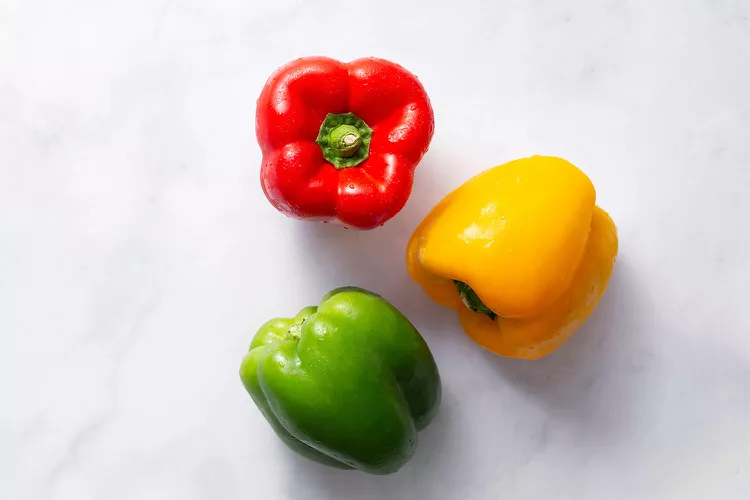
#> input picture Digital_Image _Processing_Anonmous/Experiment1/Task123/Task1/peppers.jpg, 750 x 500 px
$ python code.py
#> lines starting #> are read from the running program, lines starting #| are printed output that depends on the picture
import cv2
import numpy as np
import matplotlib.pyplot as plt

image = cv2.imread('peppers.jpg')
#> image is the input picture: shape (500, 750, 3); mean B, G, R 179.3, 193.4, 210

def pltImageShow(image1, name1, image2, name2):
    plt.figure(figsize=(12, 6))
    plt.subplot(1, 2, 1)
    plt.imshow(cv2.cvtColor(image1, cv2.COLOR_BGR2RGB))
    plt.title(name1)
    plt.axis('off')
    plt.subplot(1, 2, 2)
    plt.imshow(cv2.cvtColor(image2, cv2.COLOR_BGR2RGB))
    plt.title(name2)
    plt.axis('off')
    plt.tight_layout()
    plt.show()


# Task1

swapped_image = image.copy()
swapped_image[:, :, 2] = image[:, :, 1]  # 将绿色通道复制到蓝色通道
swapped_image[:, :, 1] = image[:, :, 2]  # 将红色通道复制到绿色通道

# 显示原图和处理后的图像
pltImageShow(image, 'Original Image', swapped_image, 'Swapped Red-Green Channels')

# Task2

gray_image = cv2.cvtColor(image, cv2.COLOR_BGR2GRAY)
pltImageShow(image,'Original Image',gray_image,'Gray Image')


# task3

# 图像旋转函数
def rotate_image(image, angle, interpolation=cv2.INTER_LINEAR):
#> called with angle = 30, interpolation = 0
    h, w = image.shape
#> h = 500; w = 750
    # 计算旋转中心
    center = (w // 2, h // 2)
#> center = (375, 250)
    # 获取旋转矩阵
    M = cv2.getRotationMatrix2D(center, angle, 1.0)
    # 应用仿射变换
    rotated_image = cv2.warpAffine(image, M, (w, h), flags=cv2.INTER_LINEAR, borderMode=cv2.BORDER_CONSTANT)
    return rotated_image

# 图像放大函数
def resize_image(image, scale_factor, interpolation=cv2.INTER_LINEAR):
#> called with scale_factor = 1.5, interpolation = 2
    h, w = image.shape
#> h = 500; w = 750
    # 计算新的图像尺寸
    new_h = int(h * scale_factor)
#> new_h = 750
    new_w = int(w * scale_factor)
#> new_w = 1125
    # 使用指定的插值方法进行图像放大
    resized_image = cv2.resize(image, (new_w, new_h), interpolation=interpolation)
    return resized_image

# 旋转灰度图像并显示
angle = 30
rotated_gray_image = rotate_image(gray_image, angle, interpolation=cv2.INTER_NEAREST)
plt.imshow(rotated_gray_image, cmap='gray')
plt.title(f'Rotated (Angle={angle}°, Interpolation=Nearest Neighbor)')
plt.axis('off')
plt.show()

# 缩放灰度图像并显示
scale_factor = 1.5
resized_gray_image = resize_image(gray_image, scale_factor, interpolation=cv2.INTER_CUBIC)
plt.imshow(resized_gray_image, cmap='gray')
plt.title(f'Resized (Scale Factor={scale_factor}, Interpolation=Cubic)')
plt.axis('off')
plt.show()


# Task4

# 读取图像1和图像2
image1 = cv2.imread('peppers.jpg')
image2 = cv2.imread('lotus.jpg')
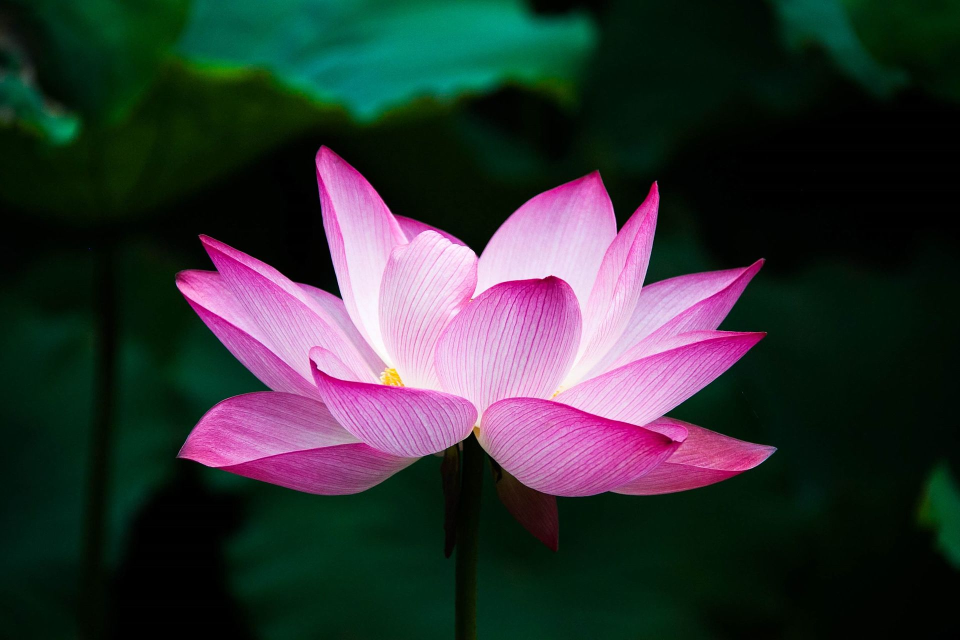
#> input picture Digital_Image _Processing_Anonmous/Experiment1/Task123/Task1/lotus.jpg, 1920 x 1280 px (shown at 1/2 size)
#> image2 is the input picture: shape (1280, 1920, 3); mean B, G, R 53, 51.6, 48.1

# 确保两幅图像具有相同的尺寸
h, w, _ = image1.shape
#> h = 500; w = 750
image2 = cv2.resize(image2, (w, h))
#> image2: shape (500, 750, 3)

# 图像拼接（横向）
concatenated_image = np.concatenate((image1, image2), axis=1)

# 图像加法（按通道）
added_image = cv2.add(image1, image2)

# 图像减法（按通道）
subtracted_image = cv2.subtract(image1, image2)

# 图像乘法（按通道）
multiplied_image = cv2.multiply(image1, image2)

# 图像除法（按通道）
# 避免溢出
image1_float = image1.astype(np.float32)
image2_float = image2.astype(np.float32)
divided_image = cv2.divide(image1_float, image2_float + np.finfo(float).eps)  # 避免除以0

# 显示结果
plt.figure(figsize=(16, 12))

plt.subplot(2, 3, 1)
plt.imshow(cv2.cvtColor(image1, cv2.COLOR_BGR2RGB))
plt.title('Image 1')
plt.axis('off')

plt.subplot(2, 3, 2)
plt.imshow(cv2.cvtColor(image2, cv2.COLOR_BGR2RGB))
plt.title('Image 2')
plt.axis('off')

plt.subplot(2, 3, 3)
plt.imshow(cv2.cvtColor(concatenated_image, cv2.COLOR_BGR2RGB))
plt.title('Concatenated Images')
plt.axis('off')

plt.subplot(2, 3, 4)
plt.imshow(cv2.cvtColor(added_image, cv2.COLOR_BGR2RGB))
plt.title('Added Images')
plt.axis('off')

plt.subplot(2, 3, 5)
plt.imshow(cv2.cvtColor(subtracted_image, cv2.COLOR_BGR2RGB))
plt.title('Subtracted Images')
plt.axis('off')

plt.subplot(2, 3, 6)
plt.imshow(cv2.cvtColor(multiplied_image, cv2.COLOR_BGR2RGB))
plt.title('Multiplied Images')
plt.axis('off')

plt.tight_layout()
plt.show()


# Task 6

def rgb_to_hsi(rgb_image):
    # 将 RGB 图像转换为浮点数类型
    rgb_image = rgb_image.astype(np.float32) / 255.0

    # 提取 RGB 通道
    r, g, b = rgb_image[:, :, 0], rgb_image[:, :, 1], rgb_image[:, :, 2]

    # 计算强度（Intensity）
    intensity = (r + g + b) / 3.0

    # 计算饱和度（Saturation）
    min_val = np.minimum.reduce([r, g, b])
    saturation = 1 - min_val / intensity
    saturation = np.nan_to_num(saturation)  # 处理除以零产生的 NaN

    # 计算色相（Hue）
    numerator = 0.5 * ((r - g) + (r - b))
    denominator = np.sqrt((r - g) ** 2 + (r - b) * (g - b))
    hue = np.arccos(np.clip(numerator / denominator, -1, 1))

    # 根据 B 分量大于 G 分量的情况调整色相值
    hue[b > g] = 2 * np.pi - hue[b > g]

    # 将强度、饱和度和色相值限制在合适的范围内
    intensity = np.clip(intensity, 0, 1)
    saturation = np.clip(saturation, 0, 1)
    hue = np.clip(hue / (2 * np.pi), 0, 1)

    # 将 HSI 通道合并为一个图像
    hsi_image = np.stack([hue, saturation, intensity], axis=-1)
#> hsi_image: shape (500, 750, 3) float32; 0.32% of the values are NaN or infinite; the others: min 0, max 1, mean 0.565
#> `hsi_image[:, :, 0] += 0.1`: hsi_image: shape (500, 750, 3) float32; 0.32% of the values are NaN or infinite; the others: min 0, max 1.09, mean 0.598
#> `hsi_image[:, :, 1] *= 1.5`: hsi_image: shape (500, 750, 3) float32; 0.32% of the values are NaN or infinite; the others: min 0, max 1.5, mean 0.63
#> `hsi_image[:, :, 2] *= 0.8`: hsi_image: shape (500, 750, 3) float32; 0.32% of the values are NaN or infinite; the others: min 0, max 1.5, mean 0.579

    return hsi_image

def hsi_to_rgb(hsi_image):
    # 提取 HSI 通道
    hue, saturation, intensity = hsi_image[:, :, 0], hsi_image[:, :, 1], hsi_image[:, :, 2]

    # 将色相转换为弧度
    hue = hue * 2 * np.pi

    # 计算 RGB 分量
    r, g, b = np.zeros_like(hue), np.zeros_like(hue), np.zeros_like(hue)

    # 第一批计算
    for i in range(hue.shape[0]):
        for j in range(hue.shape[1]):
            if hue[i, j] < 2 * np.pi / 3:
                b[i, j] = intensity[i, j] * (1 - saturation[i, j])
                r[i, j] = intensity[i, j] * (1 + (saturation[i, j] * np.cos(hue[i, j]) / np.cos(np.pi / 3 - hue[i, j])))
                g[i, j] = 3 * intensity[i, j] - (r[i, j] + b[i, j])
            elif hue[i, j] < 4 * np.pi / 3:
                hue[i, j] -= 2 * np.pi / 3
                r[i, j] = intensity[i, j] * (1 - saturation[i, j])
                g[i, j] = intensity[i, j] * (1 + (saturation[i, j] * np.cos(hue[i, j]) / np.cos(np.pi / 3 - hue[i, j])))
                b[i, j] = 3 * intensity[i, j] - (r[i, j] + g[i, j])
            else:
                hue[i, j] -= 4 * np.pi / 3
                g[i, j] = intensity[i, j] * (1 - saturation[i, j])
                b[i, j] = intensity[i, j] * (1 + (saturation[i, j] * np.cos(hue[i, j]) / np.cos(np.pi / 3 - hue[i, j])))
                r[i, j] = 3 * intensity[i, j] - (g[i, j] + b[i, j])
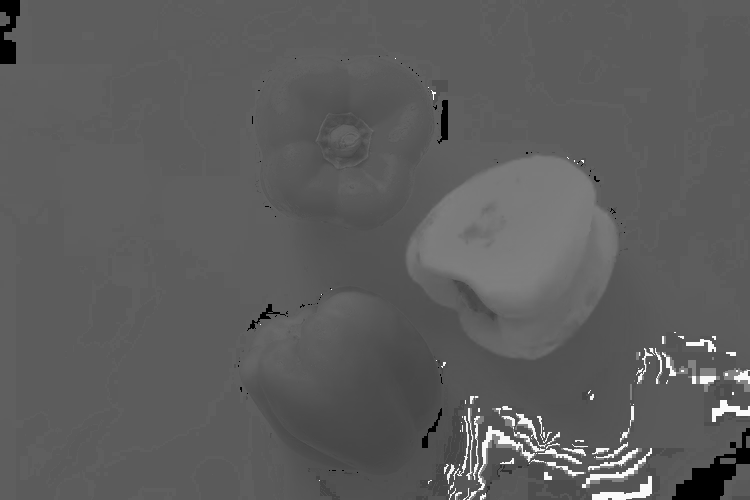
#> b: shape (500, 750) float32; 0.96% of the values are NaN or infinite; the others: min -1.82, max 5.04, mean 0.722; drawn with min black, max white, NaN and infinite black
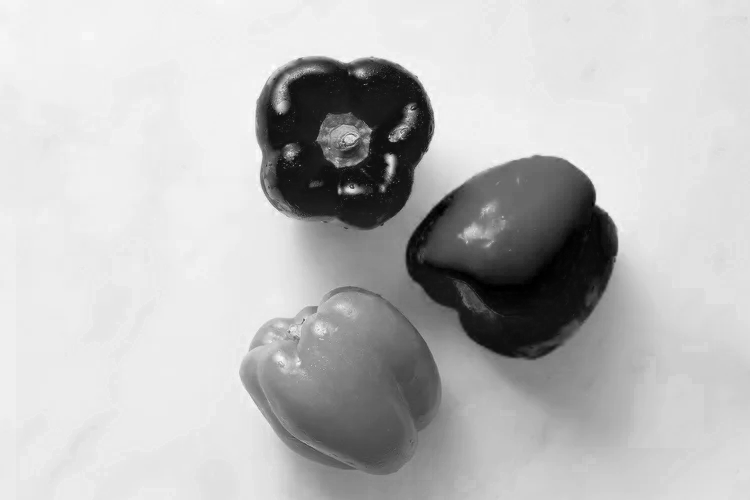
#> g: shape (500, 750) float32; min -0.199, max 0.821, mean 0.555; drawn with min black and max white
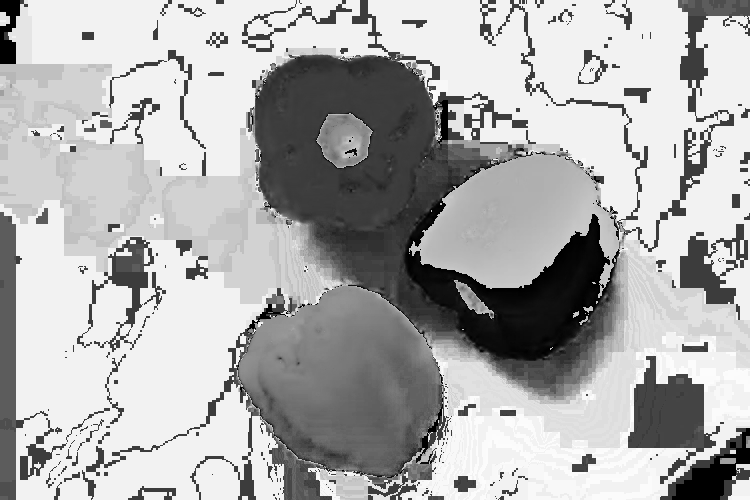
#> hue: shape (500, 750) float32; 0.96% of the values are NaN or infinite; the others: min 0.00013, max 2.66, mean 1.85; drawn with min black, max white, NaN and infinite black
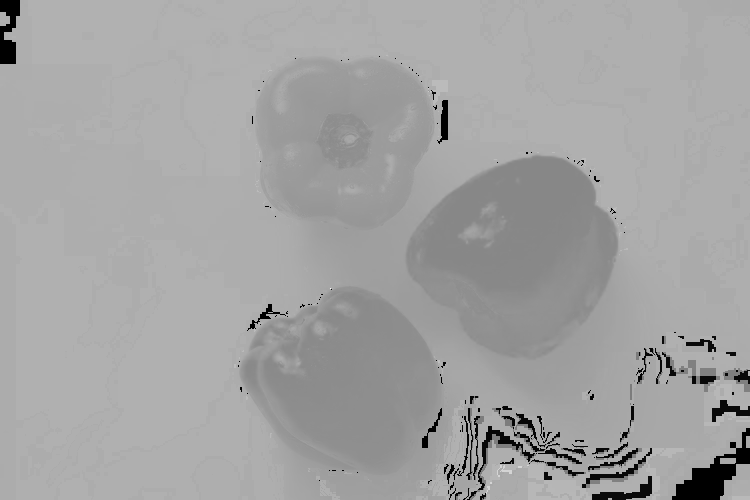
#> r: shape (500, 750) float32; 0.96% of the values are NaN or infinite; the others: min -3.85, max 2.95, mean 0.55; drawn with min black, max white, NaN and infinite black

    # 将 RGB 分量合并为一个图像
    rgb_image = np.stack([r, g, b], axis=-1)
#> rgb_image: shape (500, 750, 3) float32; 0.64% of the values are NaN or infinite; the others: min -3.85, max 5.04, mean 0.609

    # 将浮点数值转换为 0-255 范围内的整数
    rgb_image = (rgb_image * 255).astype(np.uint8)
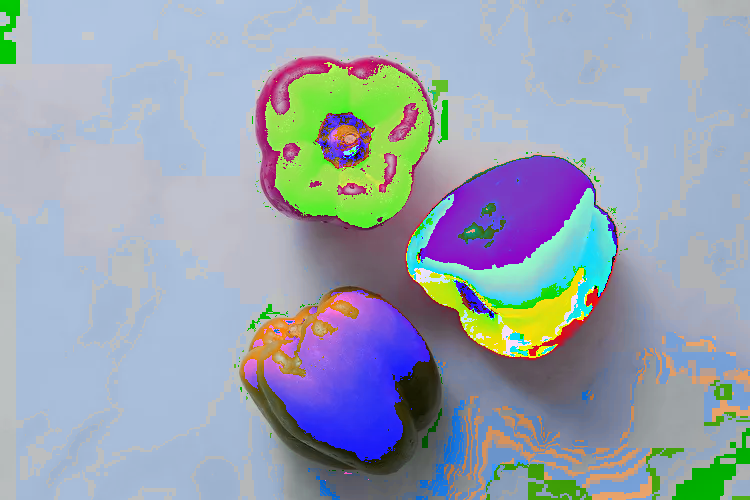
#> rgb_image: shape (500, 750, 3); mean of channels 0, 1, 2 178.2, 163.5, 152.2; drawn as B, G, R

    return rgb_image

# 将 RGB 图像转换为 HSI 空间
hsi_image = rgb_to_hsi(image)

# 对 HSI 空间中的各通道进行变换
hsi_image[:, :, 0] += 0.1  # 调整色相
hsi_image[:, :, 1] *= 1.5  # 增加饱和度
hsi_image[:, :, 2] *= 0.8  # 减小强度

# 将变换后的 HSI 图像转换回 RGB 空间
transformed_image = hsi_to_rgb(hsi_image)
pltImageShow(image,"Original",transformed_image,"Transformed HSI Image")
#> call 3 of pltImageShow, with name1 = 'Original', name2 = 'Transformed HSI Image'
#> in pltImageShow (call 3), `plt.show()`:
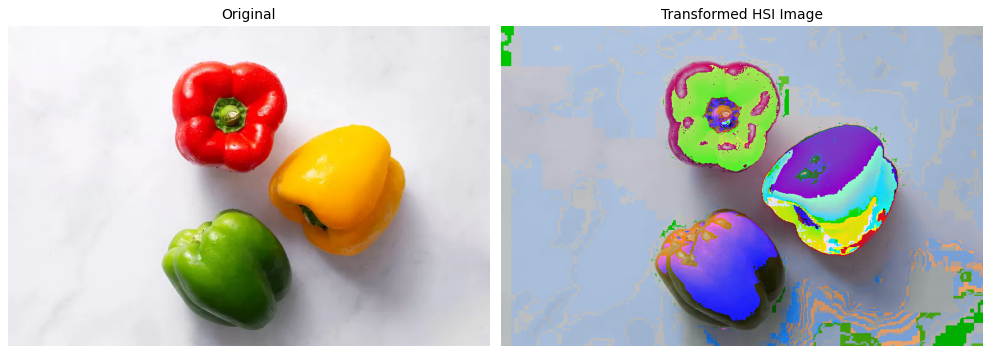
#> figure drawn by matplotlib, 2 panels
